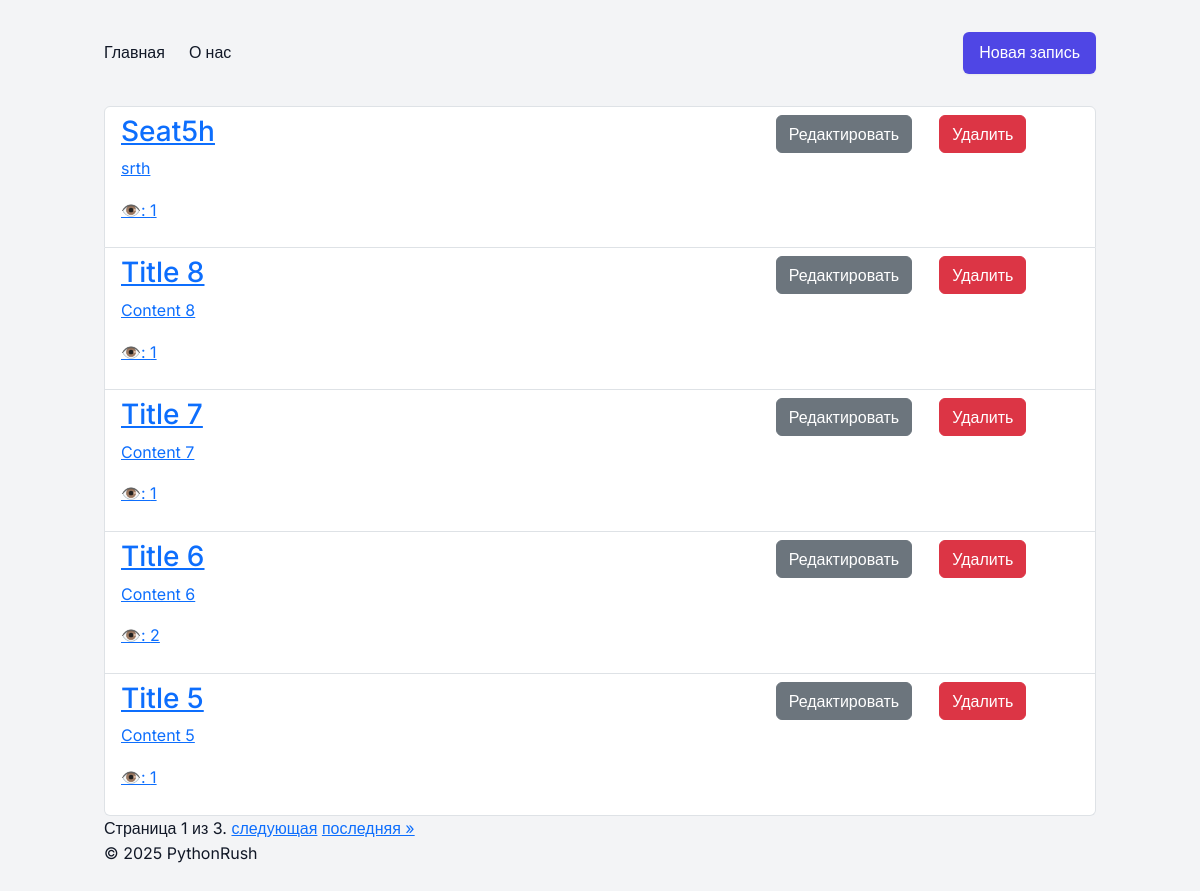
The page /articles/ on the database as committed earlier.
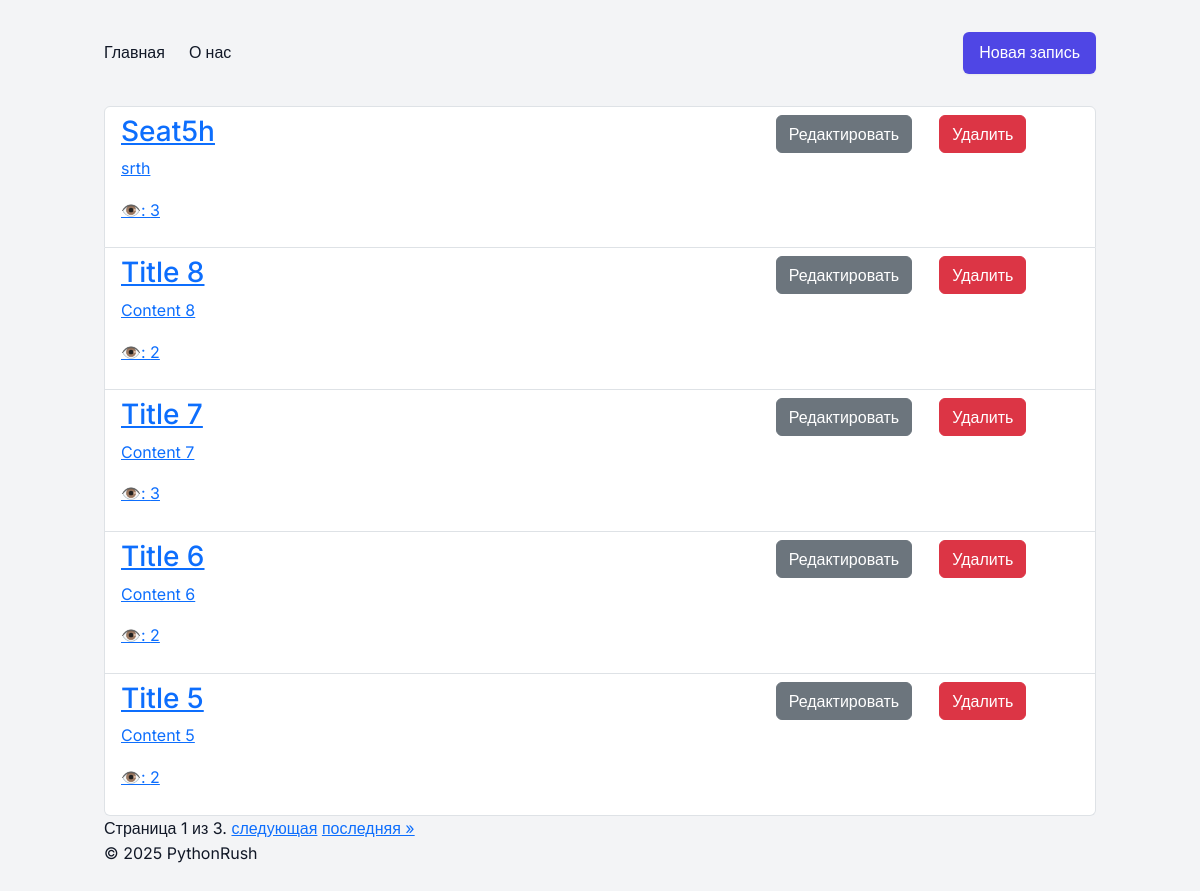
The same page on the database as committed later.
### posts/models.py (models this page shows, shortened)
class Article(models.Model):
    title = models.CharField(max_length=200)
    content = models.TextField(blank=True)
    is_published = models.BooleanField(default=False)
    created_at = models.DateTimeField(auto_now_add=True)
    views = models.PositiveIntegerField(default=0)
    published = PublishedManager()
    objects = models.Manager()
    class Meta:
        ordering = ["-created_at"]

### posts/views.py (the view)
# urls.py: path('articles/', ArticleListView.as_view(), name='article_list'),
class ArticleListView(ListView):
    model = Article
    template_name = "posts/article_list.html"
    context_object_name = "articles"
    paginate_by = 5

### posts/models.py (called while the page is built)
    def get_queryset(self):
        return super().get_queryset().filter(is_published=True)

### posts/templates/posts/article_list.html (shortened to what this page needs)
{% extends "posts/base.html" %}
{% block content %}
{% if articles %}
<ul class="list-group">
    {% for article in articles %}
    <li class="list-group-item">
        <div class="row">
            <div class="col-8">
                <a href="{% url 'article_detail' article.pk %}">
                    <h3>{{ article.title|title }}</h3>
                    <p>{{ article.content|truncatewords:20 }}</p>
                    <p>👁️: {{ article.views }}</p>
                </a>
            </div>
            <div class="col">
                <a href="{% url 'article_edit' article.pk %}"
                   class="btn btn-secondary">Редактировать</a>
            </div>
            <div class="col">
                <a href="{% url 'article_delete' article.pk %}"
                   class="btn btn-danger">Удалить</a>
            </div>
        </div>
    </li>
    {% endfor %}
</ul>
<div class="pagination">
<span class="step-links">
<span class="current">
Страница {{ page_obj.number }} из {{ page_obj.paginator.num_pages }}.
</span>
{% if page_obj.has_next %}
<a href="?page={{ page_obj.next_page_number }}">следующая</a>
<a href="?page={{ page_obj.paginator.num_pages }}">последняя »</a>
{% endif %}
</span>
</div>
{% else %}
<p>Нет доступных статей.</p>
{% endif %}
{% endblock %}

### posts/templates/posts/base.html (shortened to what this page needs)
{% load static %}
<!DOCTYPE html>
<html lang="ru">
<head>
    <link href="https://cdn.jsdelivr.net/npm/bootstrap@5.3.5/dist/css/bootstrap.min.css"
          rel="stylesheet"
>
    <link rel="stylesheet" href="{% static 'css/styles.css' %}">
</head>
<body>
<div class="container">
    <nav>
        <div class="nav-links">
            <a href="{%  url 'article_list' %}">Главная</a>
            <a href="{% url 'about' %}">О нас</a>
        </div>
        <a href="{% url 'article_create' %}" class="btn-primary">Новая запись</a>
    </nav>
    {% block content %}{% endblock %}
    <footer>
        &copy; 2025 PythonRush
    </footer>
</div>
</body>
</html>

### static/css/styles.css (style rules this page uses)
:root { --color-bg: #f3f4f6; --color-card: #ffffff; --color-primary: #4f46e5; --color-primary-dark: #4338ca; --color-secondary: #6b7280; --color-danger: #e11d48; --color-text: #111827; --color-muted: #6b7280; --radius: 0.375rem; --shadow-light: 0 1px 2px rgba(0,0,0,0.05); --shadow-medium: 0 4px 6px rgba(0,0,0,0.1); }
* { margin: 0; padding: 0; box-sizing: border-box; }
body { font-family: 'Inter', sans-serif; background-color: var(--color-bg); color: var(--color-text); line-height: 1.6; }
.container { max-width: 1024px; margin: 2rem auto; padding: 0 1rem; }
nav { display: flex; align-items: center; justify-content: space-between; margin-bottom: 2rem; }
nav .nav-links { display: flex; gap: 1.5rem; }
nav a { text-decoration: none; color: var(--color-text); font-weight: 500; transition: color .2s; }
nav .btn-primary { background-color: var(--color-primary); color: #fff; border: none; border-radius: var(--radius); padding: .5rem 1rem; box-shadow: var(--shadow-light); transition: background-color .2s, box-shadow .2s; }

Rows that differ between the two databases and show on the page:
changed Article "Seat5h": views "1" → "3"
changed Article "Title 8": views "1" → "2"
changed Article "Title 7": views "1" → "3"
changed Article "Title 5": views "1" → "2"
